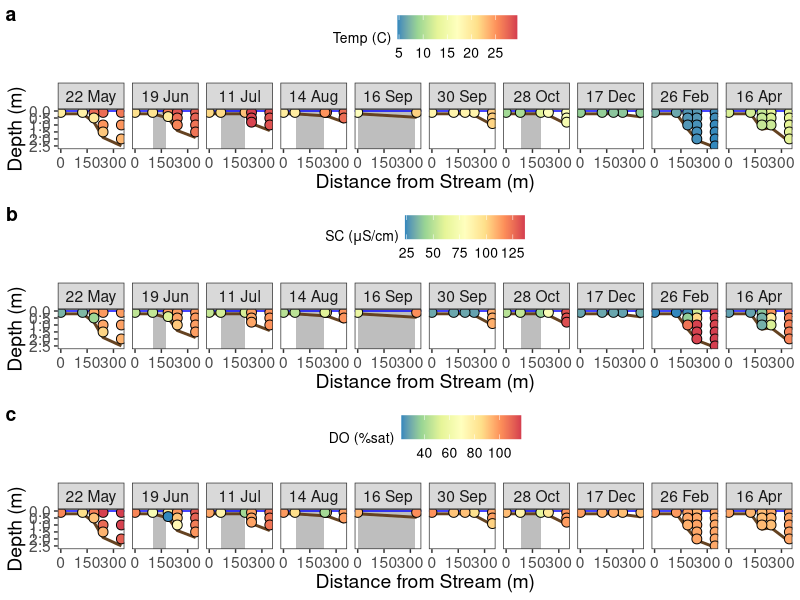
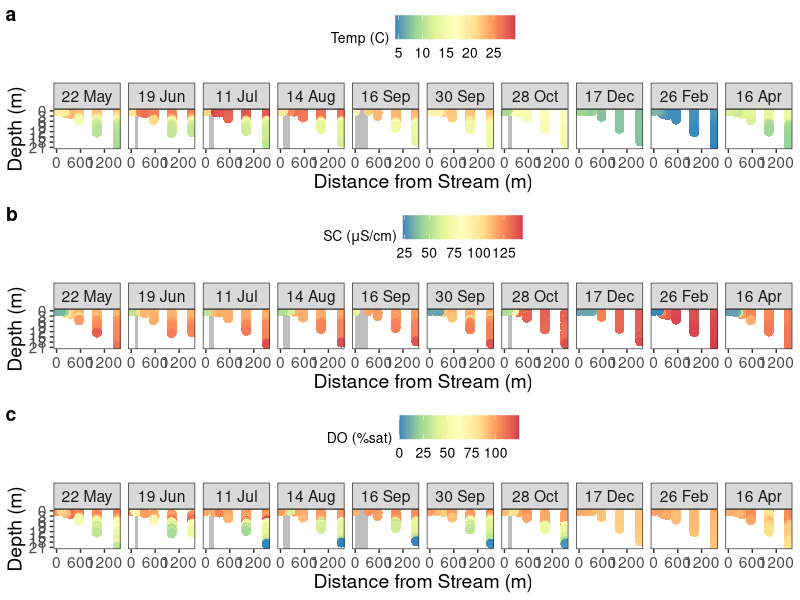
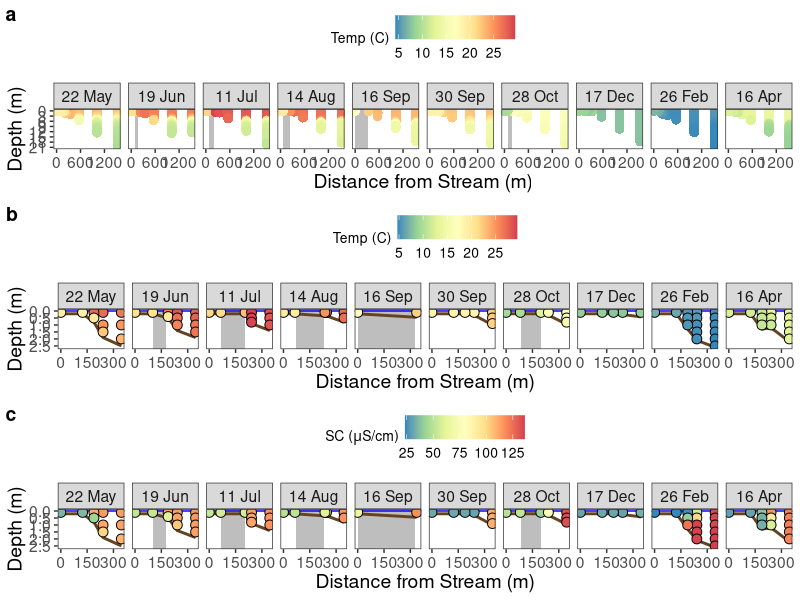

R code for these plots, in order:
## ---- chunk 1
#packages 
library(tidyverse)

#read in data
sensors <- read_csv("../Data/sensors_joined.csv") 
 

###filter depths from 0.1 meter resolution for easier plotting viz to 1 meter intervals
high_res_sites <- c(50, 88, 90)   # example — replace with your actual 3 sites

sensors_filt <- sensors %>%
  group_by(Site, Date) %>%
  mutate(max_depth = max(Depth_m, na.rm = TRUE)) %>%
  filter(
    # keep all depths for non–high-res sites
    !Site %in% high_res_sites |
    
    # for high-res sites, keep:
    Depth_m == 0.1 |                # the 0.1 m depth
   # Depth_m %% 1 == 0 |             # whole meters (1,2,3,...)
    Depth_m %% 0.5 == 0 |          # half meter intervals 
    Depth_m == max_depth            # the actual deepest measurement
  ) %>%
  ungroup()


## ---- chunk 2
### Date levels for plotting
levels_db <- c("22 May", "19 Jun", "11 Jul", "14 Aug", "16 Sep", 
               "30 Sep", "28 Oct", "17 Dec", "26 Feb", "16 Apr")


## set axis break levels for different subsets
#S1 to C1
x_breaks_list_S1_C1 <- c(0, 150, 300)
y_breaks_list_S1_C1 <- c(0, 0.5, 1, 1.5, 2, 2.5)

#s1 to P2
x_breaks_list_S1_P2 <- c(0, 600, 1200)
y_breaks_list_S1_P2 <- c(0, 3, 6, 9, 12, 15, 18, 21)



## ---- chunk 3

plot_sensors <- function(df,
                     fill_var = NULL,
                     fill_var_label = NULL,
                     Sites = NULL,
                     X_breaks = NULL,
                     Y_breaks = NULL,
                     point_outline = "black",    # any color or "transparent"
                     show_depth_line = TRUE,      # brown max depth line
                     show_water_line = TRUE       # blue y = 0 line
                     ) {     
  
  p <- df %>%
    filter(Site_code %in% Sites) %>%
    mutate(
      Dry_start = ifelse(Depth_m == 0.1 & Site_code == "S1", Dry_start, NA),
      Dry_end   = ifelse(Depth_m == 0.1 & Site_code == "S1", Dry_end, NA),
      Date1     = format(Date, "%d %b")
    ) %>%
    ggplot(aes(x = Distance, y = Depth_m, fill = {{ fill_var }} )) +
      geom_rect(aes(xmin = Dry_start, xmax = Dry_end,
                    ymin = -Inf, ymax = Inf),
                alpha = 1, fill = "gray", color = NA)

  if (show_water_line) p <- p + geom_hline(yintercept = 0, color = "blue")
  if (show_depth_line) p <- p + geom_line(aes(y = Max_Depth_Site_m + 0.1),
                                           size = 1, color = "#654321")

  p <- p +
      geom_point(size = 3, shape = 21, color = point_outline) +
      facet_wrap(~factor(Date1, levels = levels_db), nrow = 1) +
      theme_bw() +
      theme(
        legend.position = "top",
        text = element_text(size = 14),
        legend.text = element_text(size = 10),
        legend.title = element_text(size = 10),
        panel.grid.major = element_blank(),
        panel.grid.minor = element_blank()
      ) +
      labs(
        x = "Distance from Stream (m)",
        y = "Depth (m)",
        fill = fill_var_label
      ) +
      scale_y_reverse(breaks = Y_breaks) +
      scale_x_continuous(breaks = X_breaks) +
      scale_fill_distiller(palette = "Spectral", direction = -1)

  p
  
} #end of function


## ---- chunk 4

## TEMP
s1_c1_temp <- plot_sensors(
  df = sensors_filt,
  fill_var = Temp_C,
  fill_var_label = "Temp (C)",
  Sites = c("S1", "S2", "B1", "B2", "C1"),
  X_breaks = x_breaks_list_S1_C1,
  Y_breaks = y_breaks_list_S1_C1)

## DO
s1_c1_do <- plot_sensors( df = sensors_filt,
  fill_var = DOsat_percent,  fill_var_label = "DO (%sat)",
  Sites = c("S1", "S2", "B1", "B2", "C1"),  X_breaks = x_breaks_list_S1_C1,  Y_breaks = y_breaks_list_S1_C1)

## SC
s1_c1_sc <- plot_sensors( df = sensors_filt,
  fill_var = SpCond_uScm,  fill_var_label = expression(paste("SC (",mu,"S/cm)")),
  Sites = c("S1", "S2", "B1", "B2", "C1"),  X_breaks = x_breaks_list_S1_C1,  Y_breaks = y_breaks_list_S1_C1)



#### stack for SI
sensors_S1_C1 <- cowplot::plot_grid(s1_c1_temp, s1_c1_sc, s1_c1_do, labels = c("a", "b", "c"), ncol = 1)
sensors_S1_C1
#ggsave("../Figures/FigS6_sensors_S1_C1.png", sensors_S1_C1, width = 11, height = 8, units = "in")

## ---- chunk 5

## TEMP
s1_p2_temp <- plot_sensors(
  df = sensors_filt,
  fill_var = Temp_C,
  fill_var_label = "Temp (C)",
  Sites = c("S1", "S2", "B1", "B2", "C1", "C2", "P1", "P2"),
  X_breaks = x_breaks_list_S1_P2,
  Y_breaks = y_breaks_list_S1_P2,
  point_outline = "transparent", show_depth_line = F, show_water_line = F)

##DO
s1_p2_do <- plot_sensors(df = sensors_filt,
  fill_var = DOsat_percent,  fill_var_label = "DO (%sat)",
  Sites = c("S1", "S2", "B1", "B2", "C1", "C2", "P1", "P2"), 
  X_breaks = x_breaks_list_S1_P2,  Y_breaks = y_breaks_list_S1_P2,  
  point_outline = "transparent", show_depth_line = F, show_water_line = F)

##SC
s1_p2_sc <- plot_sensors(df = sensors_filt,
  fill_var = SpCond_uScm,  fill_var_label = expression(paste("SC (",mu,"S/cm)")),
  Sites = c("S1", "S2", "B1", "B2", "C1", "C2", "P1", "P2"), 
  X_breaks = x_breaks_list_S1_P2,  Y_breaks = y_breaks_list_S1_P2,  
  point_outline = "transparent", show_depth_line = F, show_water_line = F)

## stack for SI
sensors_S1_P2 <- cowplot::plot_grid(s1_p2_temp, s1_p2_sc, s1_p2_do, labels = c("a", "b", "c"), ncol = 1)

sensors_S1_P2

#ggsave("../Figures/figS5_sensors_S1_P2.png", sensors_S1_P2, width = 11, height = 8, units = "in")

## ---- chunk 6
##### Temp and SC for main MS
MS_sensors <- cowplot::plot_grid(s1_p2_temp, s1_c1_temp, s1_c1_sc, labels = c("a", "b", "c"), ncol = 1)
MS_sensors

#ggsave("../Figures/Fig4_sensors.png", MS_sensors, width = 10, height = 8, units = "in")

## ---- chunk 7
sensors_filt |> group_by(Site) |> 
  summarise(DO_min = min(DOsat_percent),
            SC_mean = mean(SpCond_uScm),
            SC_min = min(SpCond_uScm),
            SC_max = max(SpCond_uScm))
